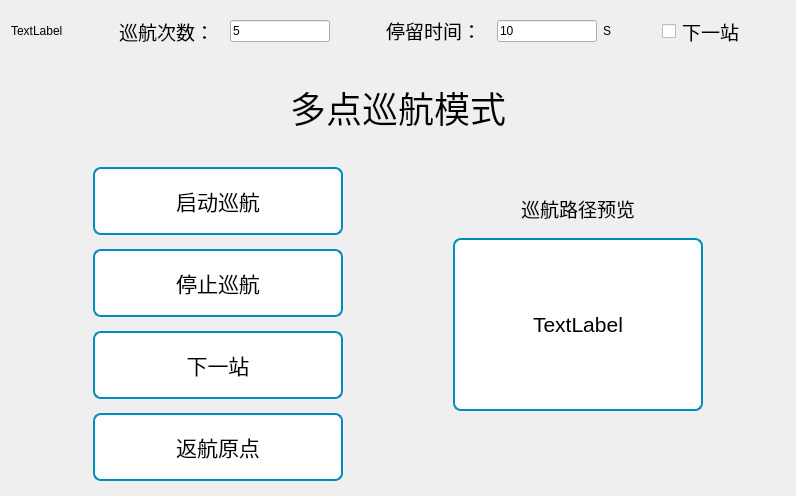
      <widget class="QWidget" name="tab_points">
       <attribute name="title">
        <string>巡航模式</string>
       </attribute>
       <layout class="QGridLayout" name="gridLayout_9">
        <item row="0" column="0">
         <layout class="QVBoxLayout" name="verticalLayout_19">
          <item>
           <layout class="QGridLayout" name="gridLayout_15">
            <item row="0" column="0">
             <widget class="QLabel" name="label_nav_state_2">
              <property name="sizePolicy">
               <sizepolicy hsizetype="Preferred" vsizetype="Fixed">
                <horstretch>0</horstretch>
                <verstretch>0</verstretch>
               </sizepolicy>
              </property>
              <property name="minimumSize">
               <size>
                <width>0</width>
                <height>40</height>
               </size>
              </property>
              <property name="maximumSize">
               <size>
                <width>16777215</width>
                <height>40</height>
               </size>
              </property>
              <property name="text">
               <string>TextLabel</string>
              </property>
             </widget>
            </item>
            <item row="0" column="2">
             <widget class="QLabel" name="label_31">
              <property name="styleSheet">
               <string notr="true">    border-radius: 8px;
    color: white;
    padding: 1px 3px;
    text-align: center;
    text-decoration: none;
    font-size: 19px;
    margin: 4px 2px;
    color: black;</string>
              </property>
              <property name="text">
               <string>巡航次数：</string>
              </property>
             </widget>
            </item>
            <item row="0" column="1">
             <spacer name="horizontalSpacer_25">
              <property name="orientation">
               <enum>Qt::Horizontal</enum>
              </property>
              <property name="sizeType">
               <enum>QSizePolicy::Fixed</enum>
              </property>
              <property name="sizeHint" stdset="0">
               <size>
                <width>40</width>
                <height>20</height>
               </size>
              </property>
             </spacer>
            </item>
            <item row="0" column="8">
             <spacer name="horizontalSpacer_26">
              <property name="orientation">
               <enum>Qt::Horizontal</enum>
              </property>
              <property name="sizeType">
               <enum>QSizePolicy::Fixed</enum>
              </property>
              <property name="sizeHint" stdset="0">
               <size>
                <width>40</width>
                <height>20</height>
               </size>
              </property>
             </spacer>
            </item>
            <item row="0" column="6">
             <widget class="QLineEdit" name="lineEdit_points_nav_stop_time">
              <property name="sizePolicy">
               <sizepolicy hsizetype="Fixed" vsizetype="Fixed">
                <horstretch>0</horstretch>
                <verstretch>0</verstretch>
               </sizepolicy>
              </property>
              <property name="minimumSize">
               <size>
                <width>100</width>
                <height>0</height>
               </size>
              </property>
              <property name="maximumSize">
               <size>
                <width>100</width>
                <height>16777215</height>
               </size>
              </property>
              <property name="text">
               <string>10</string>
              </property>
             </widget>
            </item>
            <item row="0" column="10">
             <spacer name="horizontalSpacer_27">
              <property name="orientation">
               <enum>Qt::Horizontal</enum>
              </property>
              <property name="sizeType">
               <enum>QSizePolicy::Expanding</enum>
              </property>
              <property name="sizeHint" stdset="0">
               <size>
                <width>40</width>
                <height>20</height>
               </size>
              </property>
             </spacer>
            </item>
            <item row="0" column="3">
             <widget class="QLineEdit" name="lineEdit_points_nav_num">
              <property name="sizePolicy">
               <sizepolicy hsizetype="Fixed" vsizetype="Fixed">
                <horstretch>0</horstretch>
                <verstretch>0</verstretch>
               </sizepolicy>
              </property>
              <property name="minimumSize">
               <size>
                <width>100</width>
                <height>0</height>
               </size>
              </property>
              <property name="maximumSize">
               <size>
                <width>100</width>
                <height>16777215</height>
               </size>
              </property>
              <property name="text">
               <string>5</string>
              </property>
             </widget>
            </item>
            <item row="0" column="7">
             <widget class="QLabel" name="label_33">
              <property name="sizePolicy">
               <sizepolicy hsizetype="Preferred" vsizetype="Fixed">
                <horstretch>0</horstretch>
                <verstretch>0</verstretch>
               </sizepolicy>
              </property>
              <property name="text">
               <string>S</string>
              </property>
             </widget>
            </item>
            <item row="0" column="9">
             <widget class="QCheckBox" name="checkBox_nav_next_flag">
              <property name="sizePolicy">
               <sizepolicy hsizetype="Fixed" vsizetype="Fixed">
                <horstretch>0</horstretch>
                <verstretch>0</verstretch>
               </sizepolicy>
              </property>
              <property name="styleSheet">
               <string notr="true">    border-radius: 8px;
    color: white;
    padding: 1px 3px;
    text-align: center;
    text-decoration: none;
    font-size: 19px;
    margin: 4px 2px;
    color: black;</string>
              </property>
              <property name="text">
               <string>下一站</string>
              </property>
              <property name="tristate">
               <bool>false</bool>
              </property>
             </widget>
            </item>
            <item row="0" column="4">
             <spacer name="horizontalSpacer_28">
              <property name="orientation">
               <enum>Qt::Horizontal</enum>
              </property>
              <property name="sizeType">
               <enum>QSizePolicy::Fixed</enum>
              </property>
              <property name="sizeHint" stdset="0">
               <size>
                <width>40</width>
                <height>20</height>
               </size>
              </property>
             </spacer>
            </item>
            <item row="0" column="5">
             <widget class="QLabel" name="label_32">
              <property name="sizePolicy">
               <sizepolicy hsizetype="Preferred" vsizetype="Fixed">
                <horstretch>0</horstretch>
                <verstretch>0</verstretch>
               </sizepolicy>
              </property>
              <property name="styleSheet">
               <string notr="true">    border-radius: 8px;
    color: white;
    padding: 1px 3px;
    text-align: center;
    text-decoration: none;
    font-size: 19px;
    margin: 4px 2px;
    color: black;</string>
              </property>
              <property name="text">
               <string>停留时间：</string>
              </property>
             </widget>
            </item>
           </layout>
          </item>
          <item>
           <widget class="QLabel" name="label_5">
            <property name="sizePolicy">
             <sizepolicy hsizetype="Preferred" vsizetype="Fixed">
              <horstretch>0</horstretch>
              <verstretch>0</verstretch>
             </sizepolicy>
            </property>
            <property name="minimumSize">
             <size>
              <width>0</width>
              <height>100</height>
             </size>
            </property>
            <property name="maximumSize">
             <size>
              <width>16777215</width>
              <height>100</height>
             </size>
            </property>
            <property name="styleSheet">
             <string notr="true">    border-radius: 8px;
    color: white;
    padding: 16px 32px;
    text-align: center;
    text-decoration: none;
    font-size: 36px;
    margin: 4px 2px;
    color: black;
</string>
            </property>
            <property name="lineWidth">
             <number>3</number>
            </property>
            <property name="text">
             <string>多点巡航模式</string>
            </property>
            <property name="alignment">
             <set>Qt::AlignCenter</set>
            </property>
           </widget>
          </item>
          <item>
           <layout class="QHBoxLayout" name="horizontalLayout_6">
            <item>
             <spacer name="horizontalSpacer_5">
              <property name="orientation">
               <enum>Qt::Horizontal</enum>
              </property>
              <property name="sizeType">
               <enum>QSizePolicy::Fixed</enum>
              </property>
              <property name="sizeHint" stdset="0">
               <size>
                <width>80</width>
                <height>20</height>
               </size>
              </property>
             </spacer>
            </item>
            <item>
             <layout class="QVBoxLayout" name="verticalLayout_9">
              <item>
               <widget class="QPushButton" name="launch_nav_points_btn">
                <property name="maximumSize">
                 <size>
                  <width>256</width>
                  <height>16777215</height>
                 </size>
                </property>
                <property name="styleSheet">
                 <string notr="true">    QPushButton#launch_nav_points_btn {
	border-radius: 8px;
    color: white;
    padding: 16px 32px;
    text-align: center;
    text-decoration: none;
    font-size: 21px;
    margin: 4px 2px;
    background-color: white;
    color: black;
    border: 2px solid #008cba;
}
QPushButton#launch_nav_points_btn:hover {
    background-color: #008cba;
    color: white;
}
QPushButton#launch_nav_points_btn:pressed {
    background-color: #06AD56;
}
</string>
                </property>
                <property name="text">
                 <string>启动巡航</string>
                </property>
               </widget>
              </item>
              <item>
               <widget class="QPushButton" name="stop_nav_points_btn">
                <property name="maximumSize">
                 <size>
                  <width>256</width>
                  <height>16777215</height>
                 </size>
                </property>
                <property name="styleSheet">
                 <string notr="true">    QPushButton#stop_nav_points_btn {
	border-radius: 8px;
    color: white;
    padding: 16px 32px;
    text-align: center;
    text-decoration: none;
    font-size: 21px;
    margin: 4px 2px;
    background-color: white;
    color: black;
    border: 2px solid #008cba;
}
QPushButton#stop_nav_points_btn:hover {
    background-color: #008cba;
    color: white;
}
QPushButton#stop_nav_points_btn:pressed {
    background-color: #06AD56;
}
</string>
                </property>
                <property name="text">
                 <string>停止巡航</string>
                </property>
               </widget>
              </item>
              <item>
               <widget class="QPushButton" name="next_nav_points_btn">
                <property name="maximumSize">
                 <size>
                  <width>256</width>
                  <height>16777215</height>
                 </size>
                </property>
                <property name="styleSheet">
                 <string notr="true">    QPushButton#next_nav_points_btn {
	border-radius: 8px;
    color: white;
    padding: 16px 32px;
    text-align: center;
    text-decoration: none;
    font-size: 21px;
    margin: 4px 2px;
    background-color: white;
    color: black;
    border: 2px solid #008cba;
}
QPushButton#next_nav_points_btn:hover {
    background-color: #008cba;
    color: white;
}
QPushButton#next_nav_points_btn:pressed {
    background-color: #06AD56;
}
</string>
                </property>
                <property name="text">
                 <string>下一站</string>
                </property>
               </widget>
              </item>
              <item>
               <widget class="QPushButton" name="back_nav_points_btn">
                <property name="maximumSize">
                 <size>
                  <width>256</width>
                  <height>16777215</height>
                 </size>
                </property>
                <property name="styleSheet">
                 <string notr="true">    QPushButton#back_nav_points_btn {
	border-radius: 8px;
    color: white;
    padding: 16px 32px;
    text-align: center;
    text-decoration: none;
    font-size: 21px;
    margin: 4px 2px;
    background-color: white;
    color: black;
    border: 2px solid #008cba;
}
QPushButton#back_nav_points_btn:hover {
    background-color: #008cba;
    color: white;
}
QPushButton#back_nav_points_btn:pressed {
    background-color: #06AD56;
}
</string>
                </property>
                <property name="text">
                 <string>返航原点</string>
                </property>
               </widget>
              </item>
             </layout>
            </item>
            <item>
             <spacer name="horizontalSpacer_4">
              <property name="orientation">
               <enum>Qt::Horizontal</enum>
              </property>
              <property name="sizeType">
               <enum>QSizePolicy::Fixed</enum>
              </property>
              <property name="sizeHint" stdset="0">
               <size>
                <width>100</width>
                <height>20</height>
               </size>
              </property>
             </spacer>
            </item>
            <item>
             <layout class="QVBoxLayout" name="verticalLayout_18">
              <item>
               <spacer name="verticalSpacer_5">
                <property name="orientation">
                 <enum>Qt::Vertical</enum>
                </property>
                <property name="sizeType">
                 <enum>QSizePolicy::Fixed</enum>
                </property>
                <property name="sizeHint" stdset="0">
                 <size>
                  <width>20</width>
                  <height>25</height>
                 </size>
                </property>
               </spacer>
              </item>
              <item>
               <widget class="QLabel" name="label_34">
                <property name="sizePolicy">
                 <sizepolicy hsizetype="Preferred" vsizetype="Fixed">
                  <horstretch>0</horstretch>
                  <verstretch>0</verstretch>
                 </sizepolicy>
                </property>
                <property name="minimumSize">
                 <size>
                  <width>0</width>
                  <height>40</height>
                 </size>
                </property>
                <property name="maximumSize">
                 <size>
                  <width>16777215</width>
                  <height>40</height>
                 </size>
                </property>
                <property name="styleSheet">
                 <string notr="true">    border-radius: 8px;
    color: white;
    padding: 1px 3px;
    text-align: center;
    text-decoration: none;
    font-size: 19px;
    margin: 4px 2px;
    color: black;
 </string>
                </property>
                <property name="text">
                 <string>巡航路径预览</string>
                </property>
                <property name="alignment">
                 <set>Qt::AlignCenter</set>
                </property>
               </widget>
              </item>
              <item>
               <widget class="QLabel" name="label_points_nav_img">
                <property name="sizePolicy">
                 <sizepolicy hsizetype="Preferred" vsizetype="Expanding">
                  <horstretch>0</horstretch>
                  <verstretch>0</verstretch>
                 </sizepolicy>
                </property>
                <property name="styleSheet">
                 <string notr="true">    border-radius: 8px;
    color: white;
    padding: 16px 32px;
    text-align: center;
    text-decoration: none;
    font-size: 21px;
    margin: 4px 2px;
    background-color: white;
    color: black;
    border: 2px solid #008cba;</string>
                </property>
                <property name="text">
                 <string>TextLabel</string>
                </property>
                <property name="alignment">
                 <set>Qt::AlignCenter</set>
                </property>
               </widget>
              </item>
              <item>
               <spacer name="verticalSpacer_4">
                <property name="orientation">
                 <enum>Qt::Vertical</enum>
                </property>
                <property name="sizeType">
                 <enum>QSizePolicy::Fixed</enum>
                </property>
                <property name="sizeHint" stdset="0">
                 <size>
                  <width>20</width>
                  <height>70</height>
                 </size>
                </property>
               </spacer>
              </item>
             </layout>
            </item>
            <item>
             <spacer name="horizontalSpacer_29">
              <property name="orientation">
               <enum>Qt::Horizontal</enum>
              </property>
              <property name="sizeType">
               <enum>QSizePolicy::Fixed</enum>
              </property>
              <property name="sizeHint" stdset="0">
               <size>
                <width>80</width>
                <height>20</height>
               </size>
              </property>
             </spacer>
            </item>
           </layout>
          </item>
         </layout>
        </item>
       </layout>
      </widget>
